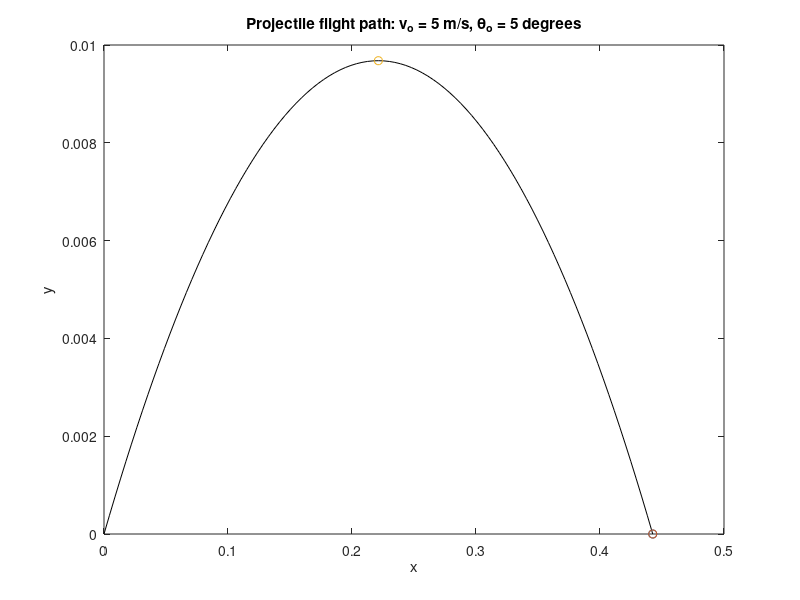
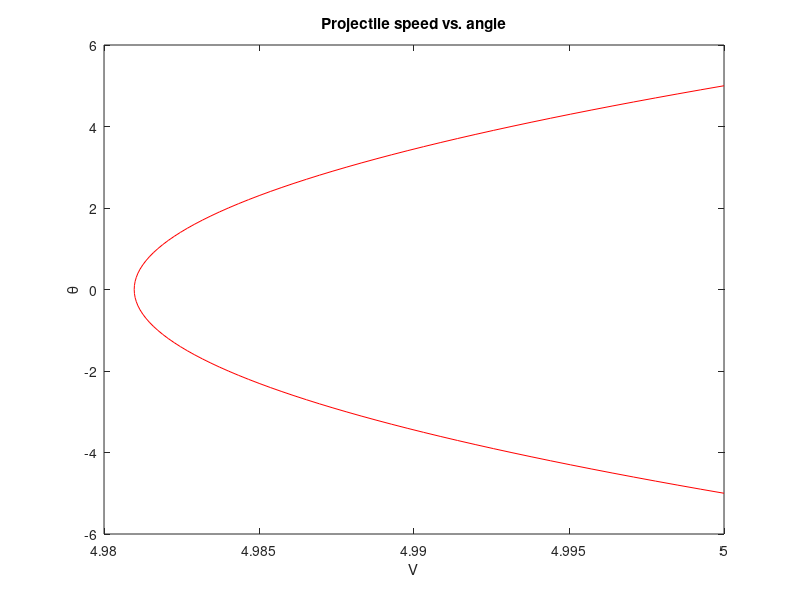

Write MATLAB code to recreate these figures, in order.
% The proctile problem with zero air resistance
% in a gravitational field with constant g.
% Written by Daniel T. Valentine .. September 2006
% Revised by D. T. Valentine ...... 2012/2016/2018
% An eight-step structure plan applied in MATLAB:
%
% 1. Define the input variables.
%
g = 9.81; % Gravity in m/s/s.
vo = input('What is the launch speed in m/s? ')
tho = input('What is the launch angle in degrees? ')
tho = pi*tho/180; % Conversion of degrees to radians.
%
% 2. Calculate the range and duration of the flight.
%
txmax = (2*vo/g) * sin(tho);
xmax = txmax * vo * cos(tho);
%
% 3. Calculate the sequence of time steps to compute
% trajectory.
%
dt = txmax/100;
t = 0:dt:txmax;
%
% 4. Compute the trajectory.
%
x = (vo * cos(tho)) .* t;
y = (vo * sin(tho)) .* t - (g/2) .* t.^2;
%
% 5. Compute the speed and angular direction of the
% projectile. Note that vx = dx/dt, vy = dy/dt.
%
vx = vo * cos(tho);
vy = vo * sin(tho) - g .* t;
v = sqrt(vx.*vx + vy.*vy); % Speed
th = (180/pi) .* atan2(vy,vx); % Angular direction
%
% 6. Compute the time and horizontal distance at the
% maximum altitude.
%
tymax = (vo/g) * sin(tho);
xymax = xmax/2;
ymax = (vo/2) * tymax * sin(tho);
%
% 7. Display in the Command Window and on figures the ouput.
%
disp(['Range in meters = ',num2str(xmax),',' ...
' Duration in seconds = ', num2str(txmax)])
disp(' ')
disp(['Maximum altitude in meters = ',num2str(ymax), ...
', Arrival at this altitude in seconds = ', num2str(tymax)])
plot(x,y,'k',xmax,y(size(t)),'o',xmax/2,ymax,'o')
title(['Projectile flight path: v_o = ', num2str(vo),' m/s' ...
', \theta_o = ', num2str(180*tho/pi),' degrees'])
xlabel('x'), ylabel('y') % Plot of Figure 1.
figure % Creates a new figure.
plot(v,th,'r')
title('Projectile speed vs. angle')
xlabel('V'), ylabel('\theta') % Plot of Figure 2.
%
% 8. Stop.